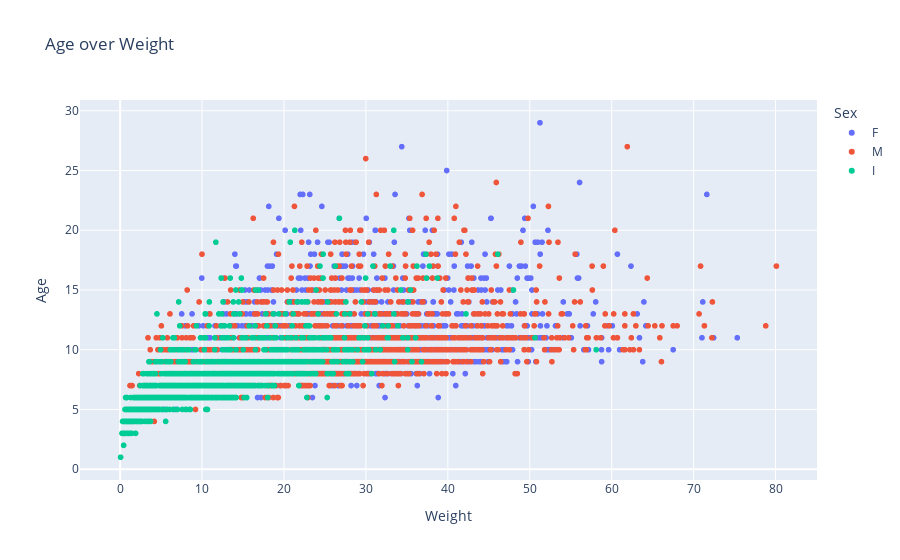

Here is the notebook cell this chart was saved with:
### Markdown cell above
It is possible that there is a positive correlation between the length of the crab and its age, but we cannot determine causality just from the scatter plot.

### Code cell
import plotly.express as px

fig = px.scatter( df1,x = 'Weight',y = 'Age',color='Sex',title = 'Age over Weight')
fig.show()

### Figure 1 — Plotly figure (JSON) as saved in the notebook; plotly's stock layout.template omitted (floating-point values rounded to 4 significant figures; data arrays with more than 128 entries replaced by an {"elided": "..."} marker saying what was removed)
{"data": [{"hovertemplate": "Sex=F<br>Weight=%{x}<br>Age=%{y}<extra></extra>", "legendgroup": "F", "marker": {"color": "#636efa", "symbol": "circle"}, "mode": "markers", "name": "F", "showlegend": true, "type": "scattergl", "x": {"elided": "1225 float values"}, "xaxis": "x", "y": {"elided": "1225 int values"}, "yaxis": "y"}, {"hovertemplate": "Sex=M<br>Weight=%{x}<br>Age=%{y}<extra></extra>", "legendgroup": "M", "marker": {"color": "#EF553B", "symbol": "circle"}, "mode": "markers", "name": "M", "showlegend": true, "type": "scattergl", "x": {"elided": "1435 float values"}, "xaxis": "x", "y": {"elided": "1435 int values"}, "yaxis": "y"}, {"hovertemplate": "Sex=I<br>Weight=%{x}<br>Age=%{y}<extra></extra>", "legendgroup": "I", "marker": {"color": "#00cc96", "symbol": "circle"}, "mode": "markers", "name": "I", "showlegend": true, "type": "scattergl", "x": {"elided": "1233 float values"}, "xaxis": "x", "y": {"elided": "1233 int values"}, "yaxis": "y"}], "layout": {"autosize": true, "legend": {"title": {"text": "Sex"}, "tracegroupgap": 0}, "title": {"text": "Age over Weight"}, "xaxis": {"anchor": "y", "autorange": true, "domain": [0, 1], "range": [-4.881, 85.04], "title": {"text": "Weight"}, "type": "linear"}, "yaxis": {"anchor": "x", "autorange": true, "domain": [0, 1], "range": [-1.311, 31.31], "title": {"text": "Age"}, "type": "linear"}}}
